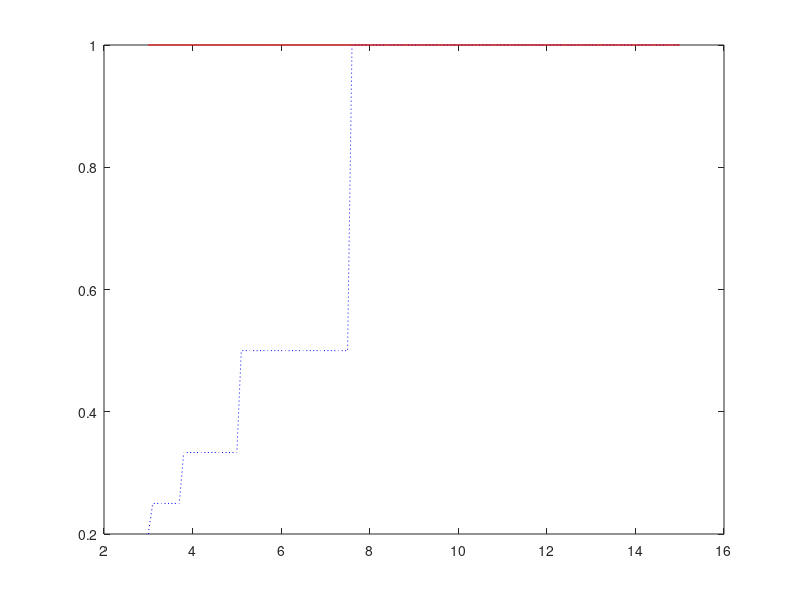

The MATLAB source for this figure:
f0 = 3:.1:15;
fl = 5;
fu = 15;
figure
v = 1./floor(fu./f0);
plot(f0,v,':b')
hold on
plot(f0,v.*floor(fu./f0),'r')
hold off
